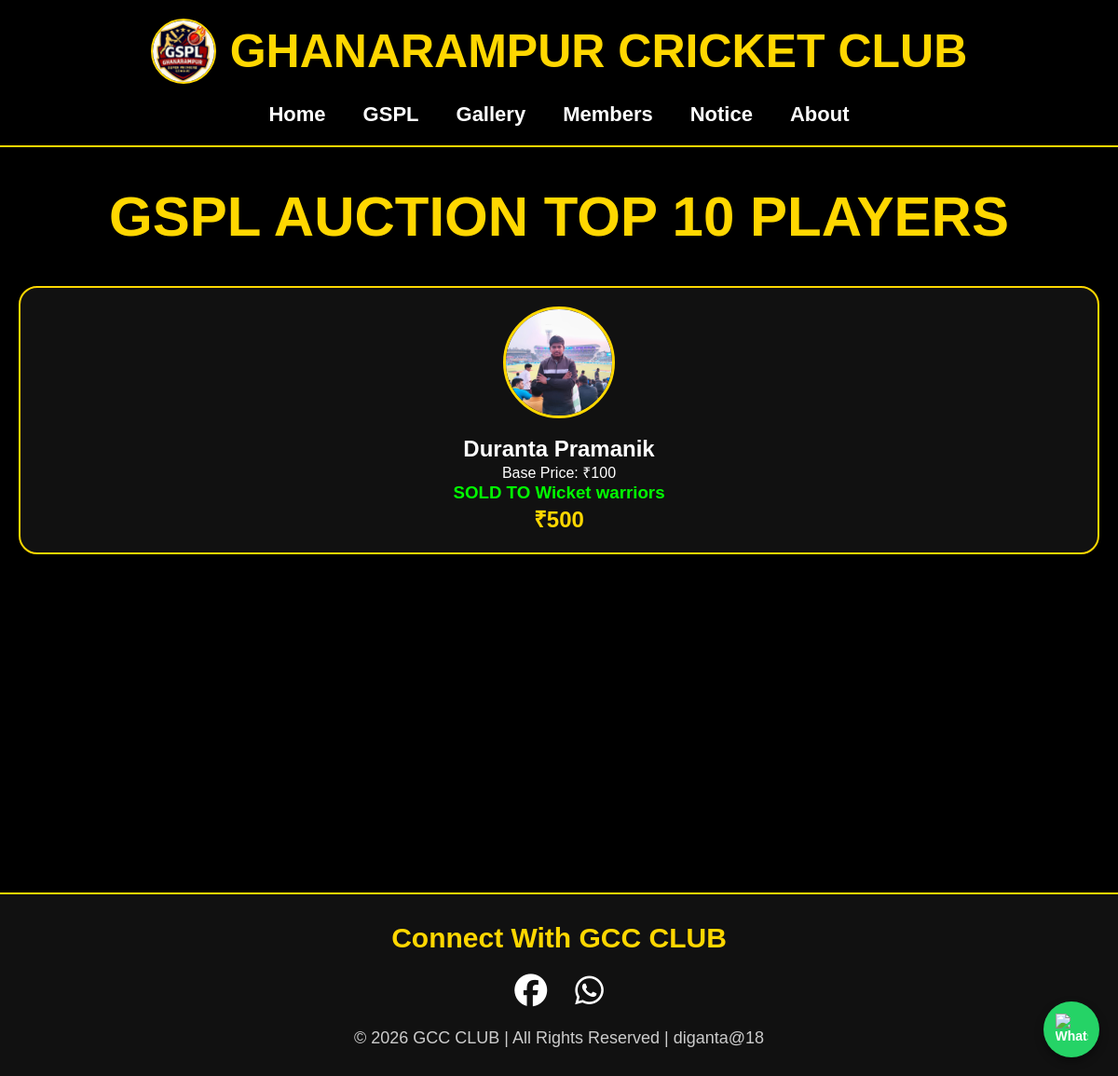
The app's page /auction/, older data.
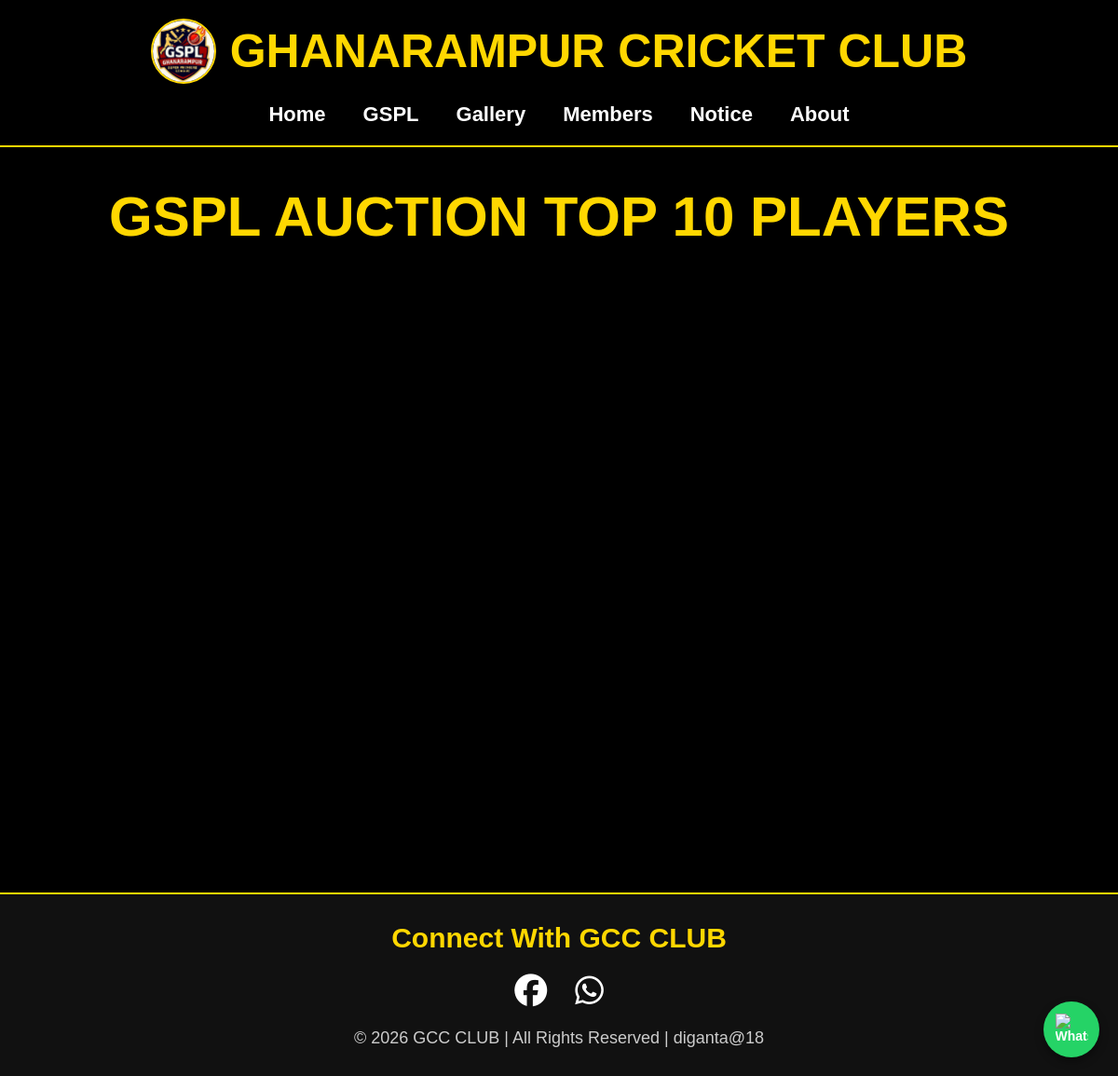
The same page, newer data.
### mainapp/models.py (models this page shows, shortened)
class Auction(models.Model):
    player_name = models.CharField(max_length=100)
    team_name = models.CharField(max_length=100, blank=True, null=True)
    base_price = models.IntegerField(default=1000)
    sold_price = models.IntegerField(default=0)
    is_sold = models.BooleanField(default=False)
    player_image = models.ImageField(upload_to='auction/', blank=True, null=True)

### mainapp/views.py (the view)
# urls.py: path('auction/', views.auction, name='auction'),
def auction(request):
    players = Auction.objects.all()
    context = {
        'players': players
    }
    return render(request, 'auction.html', context)

### templates/auction.html
{% extends 'base.html' %}
{% block content %}
<div class="auction-page">
    <h1>GSPL AUCTION TOP 10 PLAYERS</h1>
    <div class="auction-container">
        {% for player in players %}
        <div class="auction-card">
            {% if player.player_image %}
                <img src="{{ player.player_image.url }}" class="auction-image">
            {% endif %}
            <h2>{{ player.player_name }}</h2>
            <p>Base Price: ₹{{ player.base_price }}</p>
            {% if player.is_sold %}
                <h3 class="sold-team">
                    SOLD TO {{ player.team_name }}
                </h3>
                <h2 class="sold-price">
                    ₹{{ player.sold_price }}
                </h2>
            {% else %}
                <h3 class="unsold">
                    UNSOLD
                </h3>
            {% endif %}
        </div>
        {% endfor %}
    </div>
</div>
{% endblock %}

Row changes from the older to the newer data that the page shows:
removed Auction: player_image (picture), player_name "Duranta Pramanik", base_price "100", team_name "Wicket warriors", sold_price "500"
